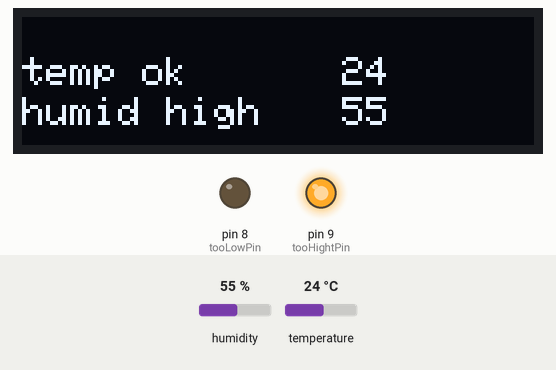
Recording of a sketch running on a simulated Arduino Uno, built with avr-gcc and run on an emulated ATmega328P. Parts: 128×32 one-colour display, output pins drawn as LEDs (lit = HIGH). The inputs (shaded band) are chosen by the test bench; at power-on: humidity 55 %, temperature 24 °C. What the sketch prints to the serial monitor is not drawn.

Above: at 1.2 s.
1.3 s: humidity set to 44 %
At 3.4 s:
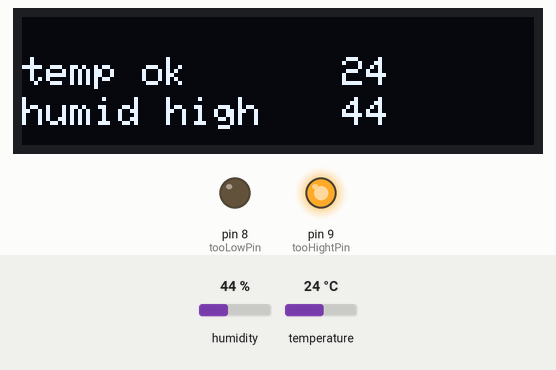
3.7 s: humidity set to 41 %
At 4.7 s:
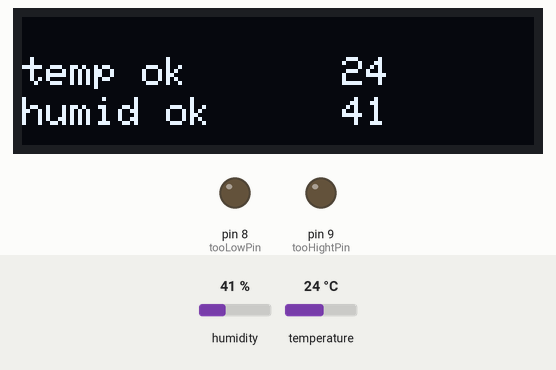
5.8 s: temperature set to 20 °C
At 6.9 s:
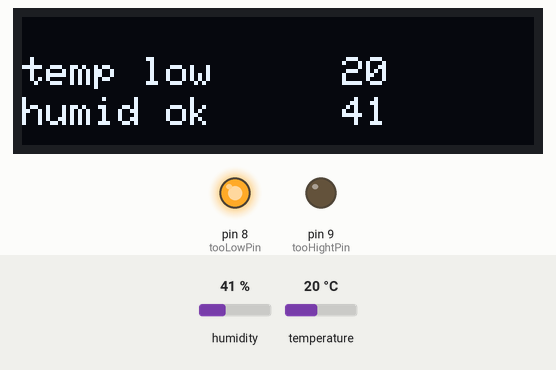
8.0 s: humidity set to 22 %
At 9.2 s:
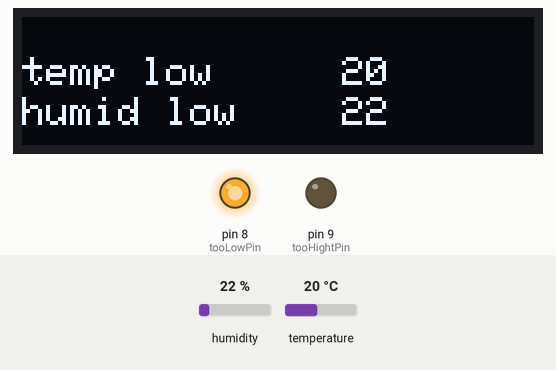
10.1 s: temperature set to 25 °C
At 11.5 s:
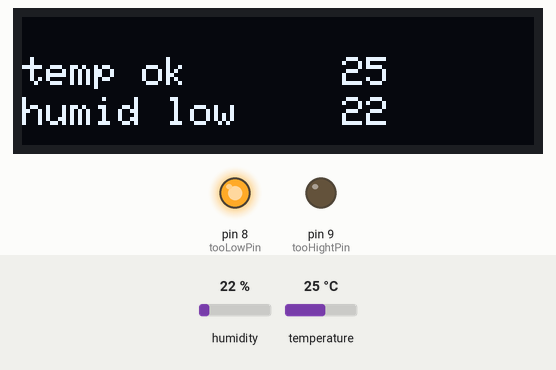
12.3 s: temperature set to 28 °C
At 13.8 s:
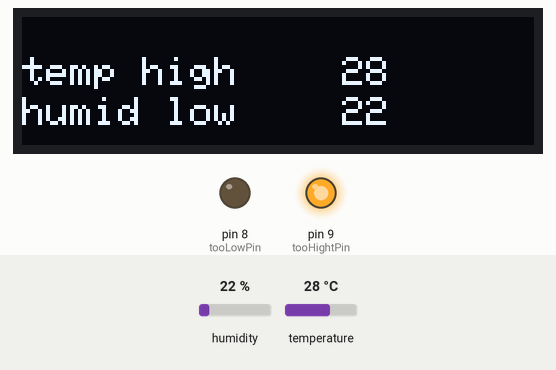
Timing chart, 0 to 15.3 s (numbered marks = the images above; inputs shaded):
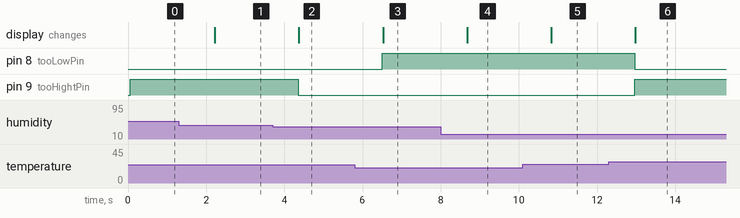

The sketch:

sem8.ino
```cpp
#include <Adafruit_SSD1306.h>
#include <Arduino.h>
#include <DHT.h>
#include <SPI.h>
#include <SoftwareSerial.h>
#include <Wire.h>
#include <stdlib.h>

// Подключение датчика температуры
const int dhtPin = 10;

// Вывод сигнала "слишком высокое значение"
const int tooHightPin = 9;

// Вывод сигнала "слишком низкое значение"
const int tooLowPin = 8;

// Создание подключение я датчику температуры
DHT dht(dhtPin, DHT11);

// Создание подключение к дисплею
Adafruit_SSD1306 display(128, 32, &Wire, 4);

#define RED "\033[31m"
#define NONE "\033[0m"

void readEnvironment(int targetHumidity, int targetTemp, int threshold) {
    int humidity = (int)dht.readHumidity();
    int temp     = (int)dht.readTemperature();

    Serial.print("temp: ");
    Serial.print(temp);
    Serial.print(", humididty: ");
    Serial.print(humidity);
    Serial.print("\n");

    // Проверка значений температуры и влажности, установка соответсвующих
    // выходных сигналов.
    if ((targetHumidity + threshold < humidity)
        || (targetTemp + threshold < temp)) {
        digitalWrite(tooHightPin, HIGH);
        digitalWrite(tooLowPin, LOW);
    } else if (
        (humidity < targetHumidity - threshold)
        || (temp < targetTemp - threshold)) {
        digitalWrite(tooHightPin, LOW);
        digitalWrite(tooLowPin, HIGH);
    } else {
        digitalWrite(tooHightPin, LOW);
        digitalWrite(tooLowPin, LOW);
    }

    display.clearDisplay();
    // Установка шрифта для дисплея
    // display.setFont(display_font_logisoso16_tr);


    const int SZ = 10;
    display.setCursor(0, SZ);
    // Вывод значения температуры
    if (targetTemp + threshold < temp) {
        display.println(F("temp high"));
    } else if (temp < targetTemp - threshold) {
        display.println(F("temp low"));
    } else {
        display.println(F("temp ok"));
    }

    char tempBuf[7];
    char humidityBuffer[7];

    itoa(temp, tempBuf, 10);
    display.setCursor(SZ * 8, SZ);
    display.println(tempBuf);

    display.setCursor(0, SZ * 2);
    // Вывод значения влажности на дисплей
    if (targetHumidity + threshold < humidity) {
        display.println(F("humid high"));
    } else if (humidity < targetHumidity - threshold) {
        display.println(F("humid low"));
    } else {
        display.println(F("humid ok"));
    }

    itoa(humidity, humidityBuffer, 10);
    display.setCursor(SZ * 8, SZ * 2);
    display.println(humidityBuffer);
    display.display();
}

void parseCommand(
    const String& cmd,
    int&          humidity,
    int&          temp,
    int&          threshold) {
    // Обработка входной комманды управления настройкой
    if (cmd.startsWith("temp ")) {
        // Установка целевой температуры
        temp = cmd.substring(5, cmd.length()).toInt();
        Serial.print("Set target temperature to '");
        Serial.print(temp, DEC);
        Serial.print("' C");

    } else if (cmd.startsWith("humid ")) {
        // Установка целевой влажности
        humidity = cmd.substring(6, cmd.length()).toInt();
        Serial.print("Set target humidity to '");
        Serial.print(humidity, DEC);
        Serial.print("' %");

    } else if (cmd.startsWith("tolerance ")) {
        // Установка диапазона отклонений для измеряемых значений
        threshold = cmd.substring(cmd.length()).toInt();
        Serial.print("Set threshold to '+-");
        Serial.print(threshold, DEC);
        Serial.print("'");

    } else {
        // Вывод сообщения об ошибке
        Serial.print(RED "Unexpected input command '");
        Serial.print(cmd);
        Serial.print(
            "' - wanted '!temp NN!', '!tolerance NN!' or '!humid "
            "NN!'" NONE);
    }
}

// Начальные значение целевой температуры, влажности и диапазона
// отклонений в измеряемых значениях.
int    targetHumidity = 40;
int    targetTemp     = 24;
int    threshold      = 2;
String val;

void setup() {
    pinMode(tooHightPin, OUTPUT);
    pinMode(tooLowPin, OUTPUT);
    Serial.begin(9600);
    display.begin();
    dht.begin();

    // display.setTextSize(2);
    display.setTextColor(SSD1306_WHITE);
}


// Скорость проверки состояния окружающей среды
const int speed = 250;

// Бесконечный цикл проверки состояния окружающей среды
void loop() {
    if (Serial.available()) {
        String val;
        while (0 < Serial.available()) {
            val += (char)Serial.read();
        }
        // Обнаружен конец комманды управления, обрабатываем входные
        // данные
        int start = val.indexOf('!');
        while (start != -1) {
            int    end = val.indexOf('!', start + 1);
            String cmd = val.substring(start + 1, end);
            Serial.print("Found command: ");
            Serial.println(cmd);
            parseCommand(cmd, targetHumidity, targetTemp, threshold);
            int tmp = val.indexOf('!', end + 1);
            if (tmp != -1) {
                start = end;
                end   = tmp;
            } else {
                start = -1;
            }
        }
    }

    // Чтение состояния окружающей среды и установка сообщения на
    // дисплее.
    readEnvironment(targetHumidity, targetTemp, threshold);
    delay(speed);
}
```

Measured:
- the behaviour switches between 43 and 42 % on humidity (found by bisection; images 1 and 2)
- the behaviour switches between 22 and 21 °C on temperature (found by bisection; images 2 and 3)
- the behaviour switches between 26 and 27 °C on temperature (found by bisection; images 5 and 6)
- after the input at 1.3 s, the display: changes after 0.92 s (image 1)
- after the input at 3.7 s, pin 9 (tooHightPin): HIGH → LOW after 0.66 s; the display: changes after 0.67 s (image 2)
- after the input at 5.8 s, pin 8 (tooLowPin): LOW → HIGH after 0.71 s; the display: changes after 0.72 s (image 3)
- after the input at 8.0 s, the display: changes after 0.68 s (image 4)
- after the input at 10.1 s, the display: changes after 0.73 s (image 5)
- after the input at 12.3 s, pin 8 (tooLowPin): HIGH → LOW after 0.66 s; pin 9 (tooHightPin): LOW → HIGH after 0.66 s; the display: changes after 0.68 s (image 6)
